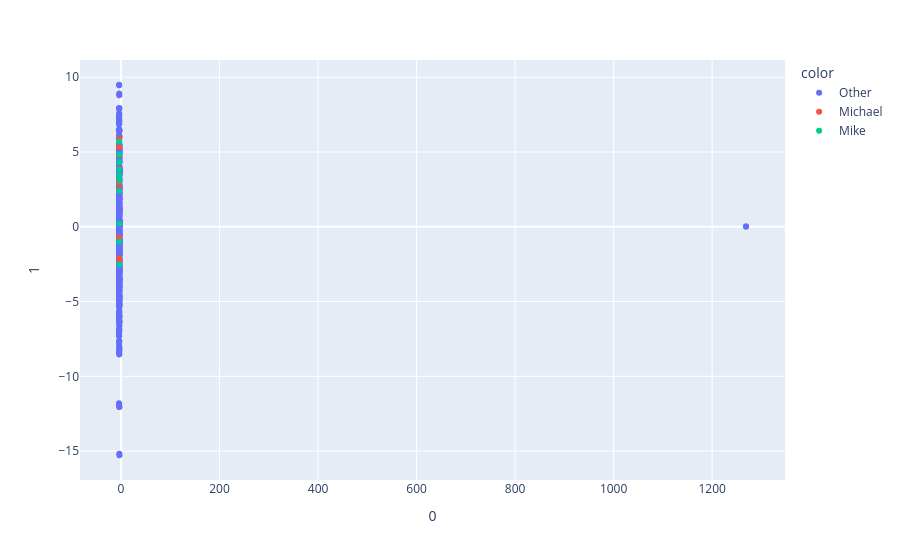

The cell this chart's notebook holds for it:
### Code cell
new_plot = px.scatter(plot_df, x = plot_df[0], y = plot_df[1], color = 'color', hover_data = ['token'])
new_plot

### Figure 1 — Plotly figure (JSON) as saved in the notebook; plotly's stock layout.template omitted (floating-point values rounded to 4 significant figures; data arrays with more than 128 entries replaced by an {"elided": "..."} marker saying what was removed)
{"data": [{"customdata": {"elided": "676x1 str values"}, "hovertemplate": "color=Other<br>0=%{x}<br>1=%{y}<br>token=%{customdata[0]}<extra></extra>", "legendgroup": "Other", "marker": {"color": "#636efa", "symbol": "circle"}, "mode": "markers", "name": "Other", "orientation": "v", "showlegend": true, "type": "scatter", "x": {"elided": "676 float values"}, "xaxis": "x", "y": {"elided": "676 float values"}, "yaxis": "y"}, {"customdata": [[" oh"], [","], [" well"], [" have"], [" fun"], [" at"], [" tennis"], [","], [" goodbye"], ["!"]], "hovertemplate": "color=Michael<br>0=%{x}<br>1=%{y}<br>token=%{customdata[0]}<extra></extra>", "legendgroup": "Michael", "marker": {"color": "#EF553B", "symbol": "circle"}, "mode": "markers", "name": "Michael", "orientation": "v", "showlegend": true, "type": "scatter", "x": [-3.855, -3.74, -3.762, -3.966, -3.773, -3.671, -3.567, -3.529, -3.966, -3.814], "xaxis": "x", "y": [5.327, 3.844, 4.791, 2.881, -0.7235, -2.112, -2.448, 3.074, 2.442, 5.905], "yaxis": "y"}, {"customdata": [[" oh"], [","], [" well"], [" have"], [" fun"], [" at"], [" tennis"], [","], [" goodbye"], ["!"]], "hovertemplate": "color=Mike<br>0=%{x}<br>1=%{y}<br>token=%{customdata[0]}<extra></extra>", "legendgroup": "Mike", "marker": {"color": "#00cc96", "symbol": "circle"}, "mode": "markers", "name": "Mike", "orientation": "v", "showlegend": true, "type": "scatter", "x": [-3.627, -3.503, -3.503, -3.872, -3.71, -3.742, -3.571, -3.494, -3.902, -3.688], "xaxis": "x", "y": [4.84, 3.416, 4.339, 3.82, 0.2211, -0.9929, -2.54, 3.102, 2.389, 5.701], "yaxis": "y"}], "layout": {"legend": {"title": {"text": "color"}, "tracegroupgap": 0}, "margin": {"t": 60}, "xaxis": {"anchor": "y", "domain": [0, 1], "title": {"text": "0"}}, "yaxis": {"anchor": "x", "domain": [0, 1], "title": {"text": "1"}}}}
